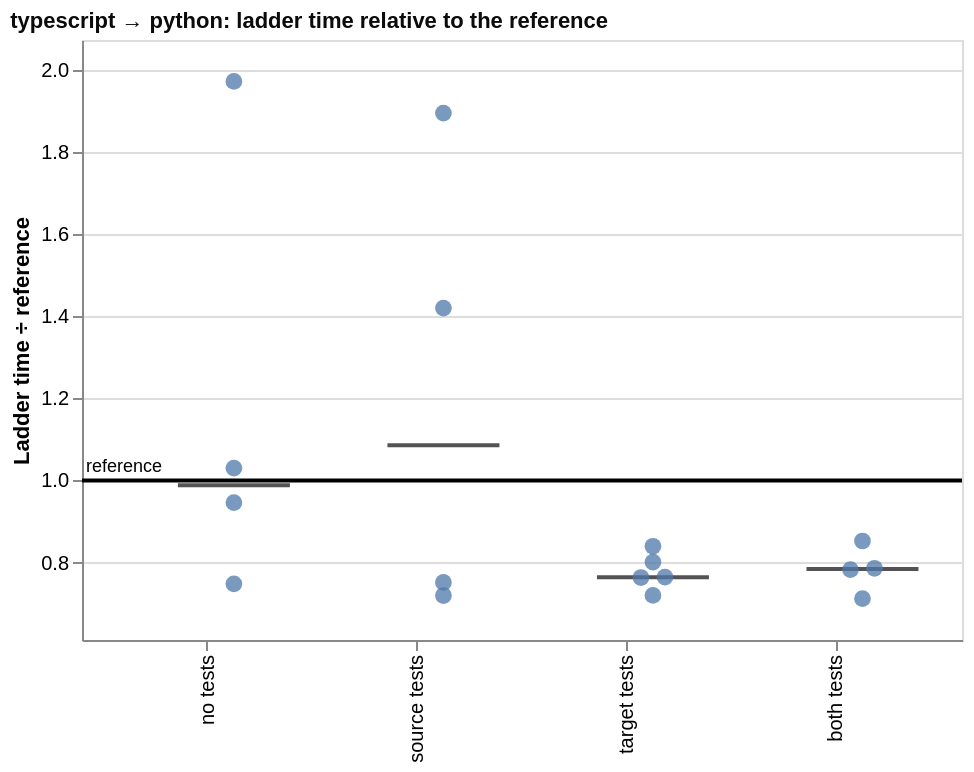

Vega-Lite specification stored for this chart:
### Vega-Lite specification from a JSON file in a GitHub repository (floating-point values rounded to 4 significant figures)
{"config": {"view": {"continuousWidth": 300, "continuousHeight": 300}}, "layer": [{"data": {"name": "data-580a46a7f2152375b08d86dd0a449b02"}, "mark": {"type": "tick", "color": "#0b0b0b", "opacity": 0.7, "size": 56, "thickness": 2}, "encoding": {"x": {"field": "condition", "sort": ["no tests", "source tests", "target tests", "both tests"], "title": null, "type": "nominal"}, "xOffset": {"field": "nudge", "scale": {"domain": [-2, 2], "range": [31.0, 79.0]}, "title": null, "type": "quantitative"}, "y": {"field": "value", "scale": {"domain": [0.6115, 2.073], "nice": false}, "title": "Ladder time ÷ reference", "type": "quantitative"}}}, {"data": {"name": "data-f7d490249c51e770f621fa97884bdf05"}, "mark": {"type": "point", "filled": true, "opacity": 0.75, "size": 70}, "encoding": {"tooltip": [{"field": "port", "title": "run", "type": "nominal"}, {"field": "value", "format": ".2f", "title": "ladder time ÷ reference", "type": "quantitative"}, {"field": "ladder_rungs_completed", "title": "rungs completed", "type": "quantitative"}, {"field": "ladder_total_ms", "format": ",.1f", "title": "total ms", "type": "quantitative"}], "x": {"field": "condition", "sort": ["no tests", "source tests", "target tests", "both tests"], "title": null, "type": "nominal"}, "xOffset": {"field": "nudge", "scale": {"domain": [-2, 2], "range": [31.0, 79.0]}, "title": null, "type": "quantitative"}, "y": {"field": "value", "scale": {"domain": [0.6115, 2.073], "nice": false}, "title": "Ladder time ÷ reference", "type": "quantitative"}}}, {"data": {"name": "data-a630986baac081710e889288b28dd2bb"}, "mark": {"type": "rule", "color": "black", "strokeWidth": 2}, "encoding": {"y": {"field": "value", "scale": {"domain": [0.6115, 2.073], "nice": false}, "title": "Ladder time ÷ reference", "type": "quantitative"}}}, {"data": {"name": "data-a630986baac081710e889288b28dd2bb"}, "mark": {"type": "text", "align": "left", "baseline": "bottom", "dy": -2, "fontSize": 9}, "encoding": {"text": {"field": "label", "type": "nominal"}, "x": {"value": 2}, "y": {"field": "value", "scale": {"domain": [0.6115, 2.073], "nice": false}, "title": "Ladder time ÷ reference", "type": "quantitative"}}}], "height": 300, "title": {"text": "typescript → python: ladder time relative to the reference", "anchor": "start", "color": "#0b0b0b", "fontSize": 11}, "width": 440, "$schema": "https://vega.github.io/schema/vega-lite/v6.4.1.json", "datasets": {"data-580a46a7f2152375b08d86dd0a449b02": [{"condition": "no tests", "value": 0.9882, "nudge": 0.0}, {"condition": "source tests", "value": 1.086, "nudge": 0.0}, {"condition": "target tests", "value": 0.7645, "nudge": 0.0}, {"condition": "both tests", "value": 0.7846, "nudge": 0.0}], "data-f7d490249c51e770f621fa97884bdf05": [{"run_id": "20260908T234247Z_2da5a2c0", "condition": "no tests", "ladder_rungs_completed": 16, "ladder_total_ms": 416.1, "value": 1.03, "reference": 1.0, "port": "2da5a2c0", "nudge": 0.0}, {"run_id": "20260909T015142Z_f8ca89ff", "condition": "no tests", "ladder_rungs_completed": 16, "ladder_total_ms": 409.9, "value": 0.9463, "reference": 1.0, "port": "f8ca89ff", "nudge": 0.0}, {"run_id": "20260909T035041Z_2d7fbef6", "condition": "no tests", "ladder_rungs_completed": 16, "ladder_total_ms": 370.1, "value": 0.7483, "reference": 1.0, "port": "2d7fbef6", "nudge": 0.0}, {"run_id": "20260909T140517Z_670261ce", "condition": "no tests", "ladder_rungs_completed": 18, "ladder_total_ms": 20950.0, "value": 1.972, "reference": 1.0, "port": "670261ce", "nudge": 0.0}, {"run_id": "20260909T013603Z_054a84ca", "condition": "source tests", "ladder_rungs_completed": 16, "ladder_total_ms": 359.5, "value": 0.7198, "reference": 1.0, "port": "054a84ca", "nudge": 0.0}, {"run_id": "20260909T134433Z_3f62598c", "condition": "source tests", "ladder_rungs_completed": 16, "ladder_total_ms": 366.2, "value": 0.7517, "reference": 1.0, "port": "3f62598c", "nudge": 0.0}, {"run_id": "20260909T154949Z_461ef9c5", "condition": "source tests", "ladder_rungs_completed": 16, "ladder_total_ms": 496.0, "value": 1.42, "reference": 1.0, "port": "461ef9c5", "nudge": 0.0}, {"run_id": "20260909T190508Z_7c1544c0", "condition": "source tests", "ladder_rungs_completed": 16, "ladder_total_ms": 575.0, "value": 1.895, "reference": 1.0, "port": "7c1544c0", "nudge": 0.0}, {"run_id": "20260909T012246Z_fbe56704", "condition": "target tests", "ladder_rungs_completed": 16, "ladder_total_ms": 372.7, "value": 0.7645, "reference": 1.0, "port": "fbe56704", "nudge": 0.5}, {"run_id": "20260909T032340Z_f01d5496", "condition": "target tests", "ladder_rungs_completed": 16, "ladder_total_ms": 364.3, "value": 0.7201, "reference": 1.0, "port": "f01d5496", "nudge": 0.0}, {"run_id": "20260909T133702Z_8305aa82", "condition": "target tests", "ladder_rungs_completed": 16, "ladder_total_ms": 388.2, "value": 0.8398, "reference": 1.0, "port": "8305aa82", "nudge": 0.0}, {"run_id": "20260909T154334Z_609edff1", "condition": "target tests", "ladder_rungs_completed": 16, "ladder_total_ms": 369.7, "value": 0.7637, "reference": 1.0, "port": "609edff1", "nudge": -0.5}, {"run_id": "20260909T185402Z_14873f98", "condition": "target tests", "ladder_rungs_completed": 16, "ladder_total_ms": 379.6, "value": 0.8012, "reference": 1.0, "port": "14873f98", "nudge": 0.0}, {"run_id": "20260909T011452Z_9f286468", "condition": "both tests", "ladder_rungs_completed": 16, "ladder_total_ms": 372.3, "value": 0.7861, "reference": 1.0, "port": "9f286468", "nudge": 0.5}, {"run_id": "20260909T132655Z_2a16d72b", "condition": "both tests", "ladder_rungs_completed": 16, "ladder_total_ms": 391.4, "value": 0.8526, "reference": 1.0, "port": "2a16d72b", "nudge": 0.0}, {"run_id": "20260909T153339Z_9de9fd66", "condition": "both tests", "ladder_rungs_completed": 16, "ladder_total_ms": 379.5, "value": 0.783, "reference": 1.0, "port": "9de9fd66", "nudge": -0.5}, {"run_id": "20260909T184722Z_089a4294", "condition": "both tests", "ladder_rungs_completed": 16, "ladder_total_ms": 365.2, "value": 0.7123, "reference": 1.0, "port": "089a4294", "nudge": 0.0}], "data-a630986baac081710e889288b28dd2bb": [{"value": 1.0, "label": "reference"}]}}
